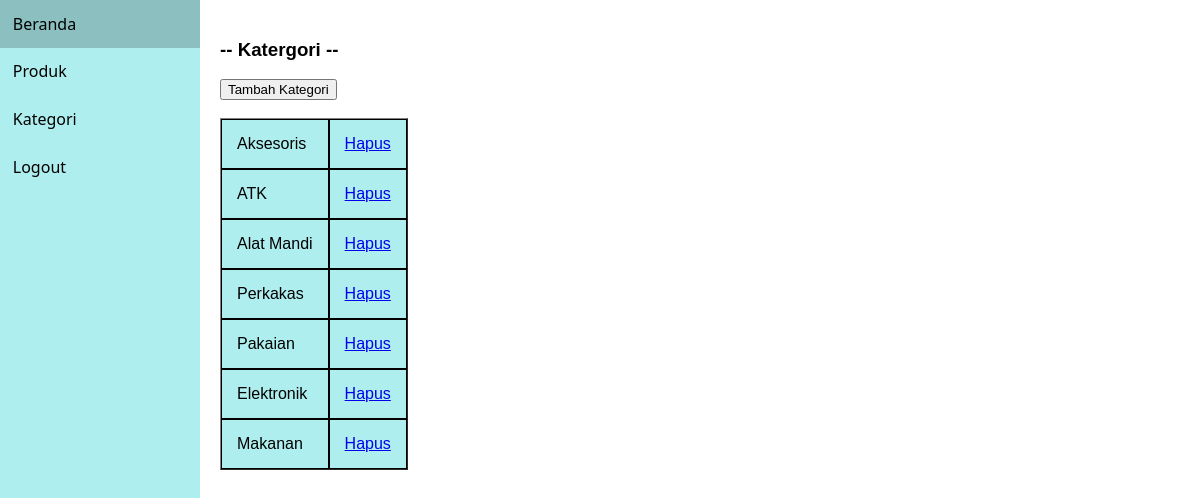
Screenshot of /kategori.php (signed in) with the database file from the repository.
### tables this page shows
CREATE TABLE `tbl_kategori` (
  `id` int(11) NOT NULL,
  `nama_kategori` varchar(100) NOT NULL
);

### kategori.php (the view, shortened to what this page needs)
<?php
    include 'menu.php';
    include 'koneksi.php';
    $sql = "SELECT nama_kategori FROM tbl_kategori";
    $query = mysqli_query($koneksi, $sql);
?>
<body>
    <div class="category">
        <div style="display:flex; gap: 1em">
            <div class="row align-items-center py-3 px-xl-5">
                <h3>-- Katergori --</h3>
                <form action="tambah_kategori.php" method="get">
                <button type="submit" name="tambah">Tambah Kategori</button>
                <br><br>
                </form>
                <table border="1" cellspacing="0" cellpadding="10px">
                    <?php while($row = mysqli_fetch_assoc($query)) :?>
                        <tr>
                        <td><?php echo $row['nama_kategori']?></td>
                        <td>
                            <a href="hapus_kategori.php?id=<?php echo $row['nama_kategori']; ?>">Hapus</a>
                        </td>
                        </tr>
                    <?php endwhile; ?>
                </table>
            </div>
        </div>
    </div>
</body>

### menu.php (style rules this page uses)
body { margin: 0; padding: 0; }

### kategori.php (style rules this page uses)
body { font-family: Arial, sans-serif; margin: 0; padding: 0; display: flex; }
.category { width: 500px; padding: 20px; }
.category table { background-color:paleturquoise;; width: 100%; }
.category table td { border: 1px solid black; padding: 15px; text-align: left; }

### rows the page displays
tbl_kategori: nama_kategori "Aksesoris"
tbl_kategori: nama_kategori "ATK"
tbl_kategori: nama_kategori "Alat Mandi"
tbl_kategori: nama_kategori "Perkakas"
tbl_kategori: nama_kategori "Pakaian"
tbl_kategori: nama_kategori "Elektronik"
tbl_kategori: nama_kategori "Makanan"
